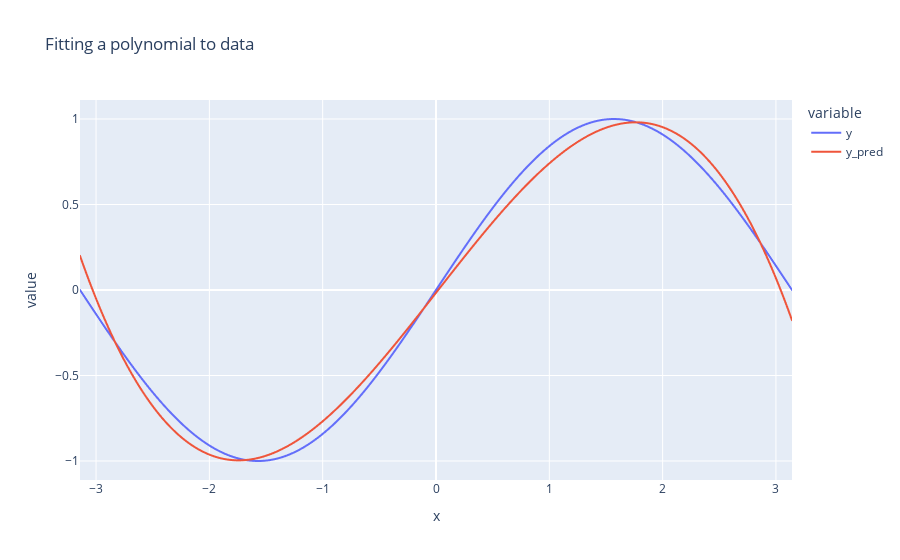

The notebook cell this image was saved under:
### Code cell
fig = px.line(data, x="x", y=["y", "y_pred"], title="Fitting a polynomial to data")
fig.show()

### Figure 1 — Plotly figure (JSON) as saved in the notebook; plotly's stock layout.template omitted (floating-point values rounded to 4 significant figures; data arrays with more than 128 entries replaced by an {"elided": "..."} marker saying what was removed)
{"data": [{"hovertemplate": "variable=y<br>x=%{x}<br>value=%{y}<extra></extra>", "legendgroup": "y", "line": {"color": "#636efa", "dash": "solid"}, "marker": {"symbol": "circle"}, "mode": "lines", "name": "y", "showlegend": true, "type": "scattergl", "x": {"elided": "2000 float values"}, "xaxis": "x", "y": {"elided": "2000 float values"}, "yaxis": "y"}, {"hovertemplate": "variable=y_pred<br>x=%{x}<br>value=%{y}<extra></extra>", "legendgroup": "y_pred", "line": {"color": "#EF553B", "dash": "solid"}, "marker": {"symbol": "circle"}, "mode": "lines", "name": "y_pred", "showlegend": true, "type": "scattergl", "x": {"elided": "2000 float values"}, "xaxis": "x", "y": {"elided": "2000 float values"}, "yaxis": "y"}], "layout": {"legend": {"title": {"text": "variable"}, "tracegroupgap": 0}, "title": {"text": "Fitting a polynomial to data"}, "xaxis": {"anchor": "y", "domain": [0, 1], "title": {"text": "x"}}, "yaxis": {"anchor": "x", "domain": [0, 1], "title": {"text": "value"}}}}
